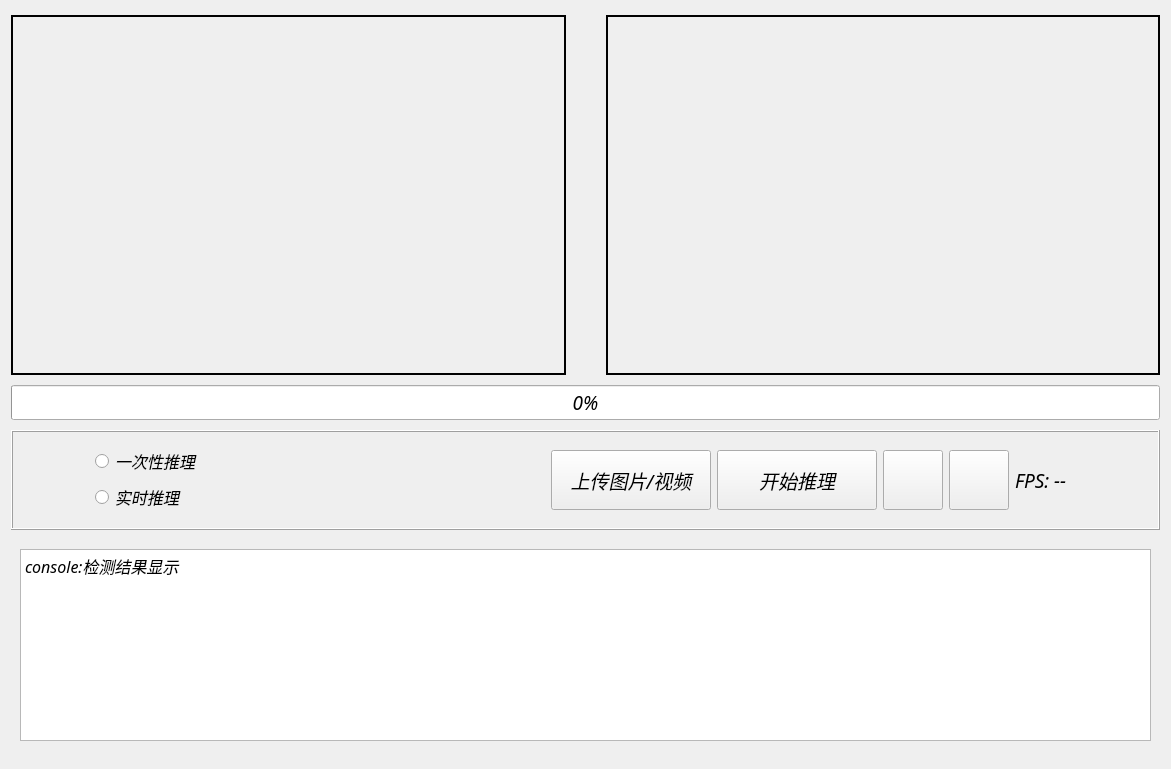
<?xml version="1.0" encoding="UTF-8"?>
<ui version="4.0">
 <class>Form</class>
 <widget class="QWidget" name="Form">
  <property name="geometry">
   <rect>
    <x>0</x>
    <y>0</y>
    <width>1171</width>
    <height>769</height>
   </rect>
  </property>
  <property name="windowTitle">
   <string>Form</string>
  </property>
  <layout class="QVBoxLayout" name="verticalLayout">
   <item>
    <layout class="QHBoxLayout" name="horizontalLayout" stretch="1,1">
     <property name="spacing">
      <number>40</number>
     </property>
     <property name="sizeConstraint">
      <enum>QLayout::SizeConstraint::SetDefaultConstraint</enum>
     </property>
     <item>
      <widget class="QLabel" name="videoDisplayArea">
       <property name="sizePolicy">
        <sizepolicy hsizetype="Preferred" vsizetype="Fixed">
         <horstretch>0</horstretch>
         <verstretch>0</verstretch>
        </sizepolicy>
       </property>
       <property name="minimumSize">
        <size>
         <width>0</width>
         <height>360</height>
        </size>
       </property>
       <property name="frameShape">
        <enum>QFrame::Shape::Box</enum>
       </property>
       <property name="frameShadow">
        <enum>QFrame::Shadow::Plain</enum>
       </property>
       <property name="lineWidth">
        <number>2</number>
       </property>
       <property name="text">
        <string/>
       </property>
       <property name="scaledContents">
        <bool>false</bool>
       </property>
       <property name="alignment">
        <set>Qt::AlignmentFlag::AlignCenter</set>
       </property>
      </widget>
     </item>
     <item>
      <widget class="QLabel" name="predictDisplayArea">
       <property name="sizePolicy">
        <sizepolicy hsizetype="Preferred" vsizetype="Fixed">
         <horstretch>0</horstretch>
         <verstretch>0</verstretch>
        </sizepolicy>
       </property>
       <property name="minimumSize">
        <size>
         <width>0</width>
         <height>360</height>
        </size>
       </property>
       <property name="frameShape">
        <enum>QFrame::Shape::Box</enum>
       </property>
       <property name="frameShadow">
        <enum>QFrame::Shadow::Plain</enum>
       </property>
       <property name="lineWidth">
        <number>2</number>
       </property>
       <property name="text">
        <string/>
       </property>
       <property name="scaledContents">
        <bool>false</bool>
       </property>
       <property name="alignment">
        <set>Qt::AlignmentFlag::AlignCenter</set>
       </property>
      </widget>
     </item>
    </layout>
   </item>
   <item>
    <widget class="QProgressBar" name="progressBar">
     <property name="font">
      <font>
       <family>JetBrains Maple Mono</family>
       <pointsize>14</pointsize>
       <italic>true</italic>
      </font>
     </property>
     <property name="value">
      <number>0</number>
     </property>
    </widget>
   </item>
   <item>
    <widget class="CardWidget" name="controlframe">
     <property name="sizePolicy">
      <sizepolicy hsizetype="Preferred" vsizetype="Fixed">
       <horstretch>0</horstretch>
       <verstretch>0</verstretch>
      </sizepolicy>
     </property>
     <property name="minimumSize">
      <size>
       <width>0</width>
       <height>100</height>
      </size>
     </property>
     <property name="maximumSize">
      <size>
       <width>16777215</width>
       <height>100</height>
      </size>
     </property>
     <property name="frameShape">
      <enum>QFrame::Shape::Box</enum>
     </property>
     <property name="frameShadow">
      <enum>QFrame::Shadow::Raised</enum>
     </property>
     <layout class="QHBoxLayout" name="horizontalLayout_5">
      <item>
       <layout class="QHBoxLayout" name="horizontalLayout_2" stretch="1,0,0,1,0,0,0,0">
        <item>
         <spacer name="horizontalSpacer_7">
          <property name="orientation">
           <enum>Qt::Orientation::Horizontal</enum>
          </property>
          <property name="sizeType">
           <enum>QSizePolicy::Policy::Fixed</enum>
          </property>
          <property name="sizeHint" stdset="0">
           <size>
            <width>60</width>
            <height>20</height>
           </size>
          </property>
         </spacer>
        </item>
        <item>
         <layout class="QVBoxLayout" name="verticalLayout_2" stretch="1,1">
          <property name="sizeConstraint">
           <enum>QLayout::SizeConstraint::SetFixedSize</enum>
          </property>
          <item>
           <widget class="RadioButton" name="OneTime_radio">
            <property name="sizePolicy">
             <sizepolicy hsizetype="Fixed" vsizetype="Fixed">
              <horstretch>0</horstretch>
              <verstretch>10</verstretch>
             </sizepolicy>
            </property>
            <property name="minimumSize">
             <size>
              <width>200</width>
              <height>20</height>
             </size>
            </property>
            <property name="maximumSize">
             <size>
              <width>16777215</width>
              <height>20</height>
             </size>
            </property>
            <property name="font">
             <font>
              <family>JetBrains Maple Mono</family>
              <pointsize>12</pointsize>
              <italic>true</italic>
             </font>
            </property>
            <property name="text">
             <string>一次性推理</string>
            </property>
           </widget>
          </item>
          <item>
           <widget class="RadioButton" name="RunTime_radio">
            <property name="sizePolicy">
             <sizepolicy hsizetype="Fixed" vsizetype="Fixed">
              <horstretch>0</horstretch>
              <verstretch>10</verstretch>
             </sizepolicy>
            </property>
            <property name="minimumSize">
             <size>
              <width>200</width>
              <height>20</height>
             </size>
            </property>
            <property name="maximumSize">
             <size>
              <width>16777215</width>
              <height>20</height>
             </size>
            </property>
            <property name="font">
             <font>
              <family>JetBrains Maple Mono</family>
              <pointsize>12</pointsize>
              <italic>true</italic>
             </font>
            </property>
            <property name="text">
             <string>实时推理</string>
            </property>
           </widget>
          </item>
         </layout>
        </item>
        <item>
         <spacer name="horizontalSpacer_4">
          <property name="orientation">
           <enum>Qt::Orientation::Horizontal</enum>
          </property>
          <property name="sizeType">
           <enum>QSizePolicy::Policy::Fixed</enum>
          </property>
          <property name="sizeHint" stdset="0">
           <size>
            <width>250</width>
            <height>60</height>
           </size>
          </property>
         </spacer>
        </item>
        <item>
         <widget class="PrimaryPushButton" name="Upload">
          <property name="enabled">
           <bool>true</bool>
          </property>
          <property name="sizePolicy">
           <sizepolicy hsizetype="Fixed" vsizetype="Fixed">
            <horstretch>30</horstretch>
            <verstretch>20</verstretch>
           </sizepolicy>
          </property>
          <property name="minimumSize">
           <size>
            <width>160</width>
            <height>60</height>
           </size>
          </property>
          <property name="maximumSize">
           <size>
            <width>16777215</width>
            <height>60</height>
           </size>
          </property>
          <property name="sizeIncrement">
           <size>
            <width>0</width>
            <height>20</height>
           </size>
          </property>
          <property name="baseSize">
           <size>
            <width>0</width>
            <height>20</height>
           </size>
          </property>
          <property name="font">
           <font>
            <family>JetBrains Maple Mono</family>
            <pointsize>14</pointsize>
            <italic>true</italic>
            <bold>false</bold>
           </font>
          </property>
          <property name="text">
           <string>上传图片/视频</string>
          </property>
         </widget>
        </item>
        <item>
         <widget class="PrimaryPushButton" name="StartPredict">
          <property name="sizePolicy">
           <sizepolicy hsizetype="Fixed" vsizetype="Fixed">
            <horstretch>0</horstretch>
            <verstretch>0</verstretch>
           </sizepolicy>
          </property>
          <property name="minimumSize">
           <size>
            <width>160</width>
            <height>60</height>
           </size>
          </property>
          <property name="maximumSize">
           <size>
            <width>16777215</width>
            <height>60</height>
           </size>
          </property>
          <property name="font">
           <font>
            <family>JetBrains Maple Mono</family>
            <pointsize>14</pointsize>
            <italic>true</italic>
           </font>
          </property>
          <property name="text">
           <string>开始推理</string>
          </property>
         </widget>
        </item>
        <item>
         <widget class="ToolButton" name="PlayStop">
          <property name="sizePolicy">
           <sizepolicy hsizetype="Fixed" vsizetype="Fixed">
            <horstretch>0</horstretch>
            <verstretch>0</verstretch>
           </sizepolicy>
          </property>
          <property name="minimumSize">
           <size>
            <width>60</width>
            <height>60</height>
           </size>
          </property>
          <property name="maximumSize">
           <size>
            <width>16777215</width>
            <height>60</height>
           </size>
          </property>
          <property name="font">
           <font>
            <family>JetBrains Maple Mono</family>
            <pointsize>14</pointsize>
            <italic>true</italic>
           </font>
          </property>
          <property name="text">
           <string/>
          </property>
          <property name="icon">
           <iconset theme="QIcon::ThemeIcon::MediaPlaybackStart"/>
          </property>
         </widget>
        </item>
        <item>
         <widget class="ToolButton" name="Restart">
          <property name="sizePolicy">
           <sizepolicy hsizetype="Fixed" vsizetype="Fixed">
            <horstretch>0</horstretch>
            <verstretch>0</verstretch>
           </sizepolicy>
          </property>
          <property name="minimumSize">
           <size>
            <width>60</width>
            <height>60</height>
           </size>
          </property>
          <property name="maximumSize">
           <size>
            <width>16777215</width>
            <height>60</height>
           </size>
          </property>
          <property name="font">
           <font>
            <family>JetBrains Maple Mono</family>
            <pointsize>14</pointsize>
            <italic>true</italic>
           </font>
          </property>
          <property name="text">
           <string/>
          </property>
          <property name="icon">
           <iconset theme="QIcon::ThemeIcon::MediaPlaybackStop"/>
          </property>
         </widget>
        </item>
        <item>
         <widget class="QLabel" name="FPS">
          <property name="sizePolicy">
           <sizepolicy hsizetype="Fixed" vsizetype="Fixed">
            <horstretch>0</horstretch>
            <verstretch>0</verstretch>
           </sizepolicy>
          </property>
          <property name="minimumSize">
           <size>
            <width>120</width>
            <height>60</height>
           </size>
          </property>
          <property name="maximumSize">
           <size>
            <width>16777215</width>
            <height>60</height>
           </size>
          </property>
          <property name="font">
           <font>
            <family>JetBrains Maple Mono</family>
            <pointsize>14</pointsize>
            <italic>true</italic>
            <bold>false</bold>
           </font>
          </property>
          <property name="text">
           <string>FPS: --</string>
          </property>
         </widget>
        </item>
       </layout>
      </item>
     </layout>
    </widget>
   </item>
   <item>
    <widget class="QWidget" name="widget" native="true">
     <property name="sizePolicy">
      <sizepolicy hsizetype="Preferred" vsizetype="Fixed">
       <horstretch>0</horstretch>
       <verstretch>0</verstretch>
      </sizepolicy>
     </property>
     <property name="minimumSize">
      <size>
       <width>0</width>
       <height>110</height>
      </size>
     </property>
     <layout class="QHBoxLayout" name="horizontalLayout_4">
      <item>
       <widget class="TextEdit" name="console_text_edit">
        <property name="sizePolicy">
         <sizepolicy hsizetype="Expanding" vsizetype="Fixed">
          <horstretch>0</horstretch>
          <verstretch>0</verstretch>
         </sizepolicy>
        </property>
        <property name="minimumSize">
         <size>
          <width>0</width>
          <height>80</height>
         </size>
        </property>
        <property name="font">
         <font>
          <family>JetBrains Maple Mono</family>
          <pointsize>12</pointsize>
          <italic>true</italic>
         </font>
        </property>
        <property name="readOnly">
         <bool>true</bool>
        </property>
        <property name="html">
         <string>&lt;!DOCTYPE HTML PUBLIC &quot;-//W3C//DTD HTML 4.0//EN&quot; &quot;http://www.w3.org/TR/REC-html40/strict.dtd&quot;&gt;
&lt;html&gt;&lt;head&gt;&lt;meta name=&quot;qrichtext&quot; content=&quot;1&quot; /&gt;&lt;meta charset=&quot;utf-8&quot; /&gt;&lt;style type=&quot;text/css&quot;&gt;
p, li { white-space: pre-wrap; }
hr { height: 1px; border-width: 0; }
li.unchecked::marker { content: &quot;\2610&quot;; }
li.checked::marker { content: &quot;\2612&quot;; }
&lt;/style&gt;&lt;/head&gt;&lt;body style=&quot; font-family:'JetBrains Maple Mono'; font-size:12pt; font-weight:400; font-style:italic;&quot;&gt;
&lt;p style=&quot; margin-top:0px; margin-bottom:0px; margin-left:0px; margin-right:0px; -qt-block-indent:0; text-indent:0px;&quot;&gt;console:检测结果显示&lt;/p&gt;&lt;/body&gt;&lt;/html&gt;</string>
        </property>
       </widget>
      </item>
     </layout>
    </widget>
   </item>
  </layout>
 </widget>
 <customwidgets>
  <customwidget>
   <class>PrimaryPushButton</class>
   <extends>QPushButton</extends>
   <header>qfluentwidgets</header>
  </customwidget>
  <customwidget>
   <class>ToolButton</class>
   <extends>QPushButton</extends>
   <header>qfluentwidgets</header>
  </customwidget>
  <customwidget>
   <class>RadioButton</class>
   <extends>QRadioButton</extends>
   <header>qfluentwidgets</header>
  </customwidget>
  <customwidget>
   <class>TextEdit</class>
   <extends>QTextEdit</extends>
   <header>qfluentwidgets</header>
  </customwidget>
  <customwidget>
   <class>CardWidget</class>
   <extends>QFrame</extends>
   <header>qfluentwidgets</header>
   <container>1</container>
  </customwidget>
 </customwidgets>
 <resources/>
 <connections/>
</ui>
